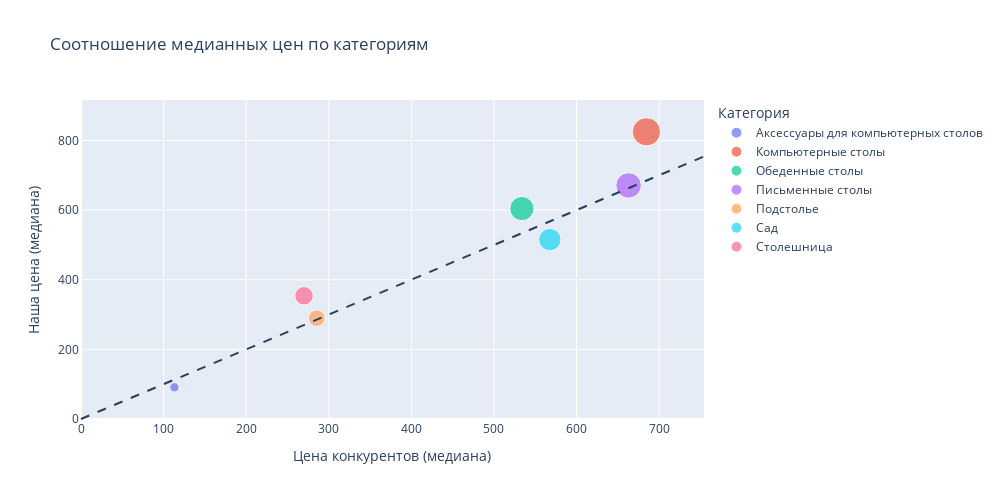

Notebook source saved alongside this figure:
### Code cell
# Группируем данные
category_stats = df.groupby('Категория').agg({
    'Маркетинговая цена': 'median',
    'Мин. цена конкурентов': 'median'
}).reset_index().dropna()

# Создаем интерактивный график
fig = px.scatter(
    category_stats,
    x='Мин. цена конкурентов',
    y='Маркетинговая цена',
    size='Маркетинговая цена',
    color='Категория',
    hover_name='Категория',
    labels={'Мин. цена конкурентов': 'Цена конкурентов (медиана)',
            'Маркетинговая цена': 'Наша цена (медиана)'},
    title='Соотношение медианных цен по категориям'
)

# Добавляем линию равенства
fig.add_shape(
    type="line", line=dict(dash='dash'),
    x0=0, y0=0,
    x1=category_stats['Мин. цена конкурентов'].max()*1.1,
    y1=category_stats['Мин. цена конкурентов'].max()*1.1
)

fig.update_layout(width=1000, height=500)
fig.show()

### Figure 1 — Plotly figure (JSON) as saved in the notebook; plotly's stock layout.template omitted (floating-point values rounded to 4 significant figures)
{"data": [{"hovertemplate": "<b>%{hovertext}</b><br><br>Категория=Аксессуары для компьютерных столов<br>Цена конкурентов (медиана)=%{x}<br>Наша цена (медиана)=%{marker.size}<extra></extra>", "hovertext": ["Аксессуары для компьютерных столов"], "legendgroup": "Аксессуары для компьютерных столов", "marker": {"color": "#636efa", "size": [90.96], "sizemode": "area", "sizeref": 2.062, "symbol": "circle"}, "mode": "markers", "name": "Аксессуары для компьютерных столов", "orientation": "v", "showlegend": true, "type": "scatter", "x": [113.1], "xaxis": "x", "y": [90.96], "yaxis": "y"}, {"hovertemplate": "<b>%{hovertext}</b><br><br>Категория=Компьютерные столы<br>Цена конкурентов (медиана)=%{x}<br>Наша цена (медиана)=%{marker.size}<extra></extra>", "hovertext": ["Компьютерные столы"], "legendgroup": "Компьютерные столы", "marker": {"color": "#EF553B", "size": [824.9], "sizemode": "area", "sizeref": 2.062, "symbol": "circle"}, "mode": "markers", "name": "Компьютерные столы", "orientation": "v", "showlegend": true, "type": "scatter", "x": [684.7], "xaxis": "x", "y": [824.9], "yaxis": "y"}, {"hovertemplate": "<b>%{hovertext}</b><br><br>Категория=Обеденные столы<br>Цена конкурентов (медиана)=%{x}<br>Наша цена (медиана)=%{marker.size}<extra></extra>", "hovertext": ["Обеденные столы"], "legendgroup": "Обеденные столы", "marker": {"color": "#00cc96", "size": [604.4], "sizemode": "area", "sizeref": 2.062, "symbol": "circle"}, "mode": "markers", "name": "Обеденные столы", "orientation": "v", "showlegend": true, "type": "scatter", "x": [533.8], "xaxis": "x", "y": [604.4], "yaxis": "y"}, {"hovertemplate": "<b>%{hovertext}</b><br><br>Категория=Письменные столы<br>Цена конкурентов (медиана)=%{x}<br>Наша цена (медиана)=%{marker.size}<extra></extra>", "hovertext": ["Письменные столы"], "legendgroup": "Письменные столы", "marker": {"color": "#ab63fa", "size": [671.0], "sizemode": "area", "sizeref": 2.062, "symbol": "circle"}, "mode": "markers", "name": "Письменные столы", "orientation": "v", "showlegend": true, "type": "scatter", "x": [663.0], "xaxis": "x", "y": [671.0], "yaxis": "y"}, {"hovertemplate": "<b>%{hovertext}</b><br><br>Категория=Подстолье<br>Цена конкурентов (медиана)=%{x}<br>Наша цена (медиана)=%{marker.size}<extra></extra>", "hovertext": ["Подстолье"], "legendgroup": "Подстолье", "marker": {"color": "#FFA15A", "size": [289.5], "sizemode": "area", "sizeref": 2.062, "symbol": "circle"}, "mode": "markers", "name": "Подстолье", "orientation": "v", "showlegend": true, "type": "scatter", "x": [285.4], "xaxis": "x", "y": [289.5], "yaxis": "y"}, {"hovertemplate": "<b>%{hovertext}</b><br><br>Категория=Сад<br>Цена конкурентов (медиана)=%{x}<br>Наша цена (медиана)=%{marker.size}<extra></extra>", "hovertext": ["Сад"], "legendgroup": "Сад", "marker": {"color": "#19d3f3", "size": [515.3], "sizemode": "area", "sizeref": 2.062, "symbol": "circle"}, "mode": "markers", "name": "Сад", "orientation": "v", "showlegend": true, "type": "scatter", "x": [567.7], "xaxis": "x", "y": [515.3], "yaxis": "y"}, {"hovertemplate": "<b>%{hovertext}</b><br><br>Категория=Столешница<br>Цена конкурентов (медиана)=%{x}<br>Наша цена (медиана)=%{marker.size}<extra></extra>", "hovertext": ["Столешница"], "legendgroup": "Столешница", "marker": {"color": "#FF6692", "size": [353.8], "sizemode": "area", "sizeref": 2.062, "symbol": "circle"}, "mode": "markers", "name": "Столешница", "orientation": "v", "showlegend": true, "type": "scatter", "x": [270.0], "xaxis": "x", "y": [353.8], "yaxis": "y"}], "layout": {"height": 500, "legend": {"itemsizing": "constant", "title": {"text": "Категория"}, "tracegroupgap": 0}, "shapes": [{"line": {"dash": "dash"}, "type": "line", "x0": 0, "x1": 753.1, "y0": 0, "y1": 753.1}], "title": {"text": "Соотношение медианных цен по категориям"}, "width": 1000, "xaxis": {"anchor": "y", "domain": [0, 1], "title": {"text": "Цена конкурентов (медиана)"}}, "yaxis": {"anchor": "x", "domain": [0, 1], "title": {"text": "Наша цена (медиана)"}}}}
